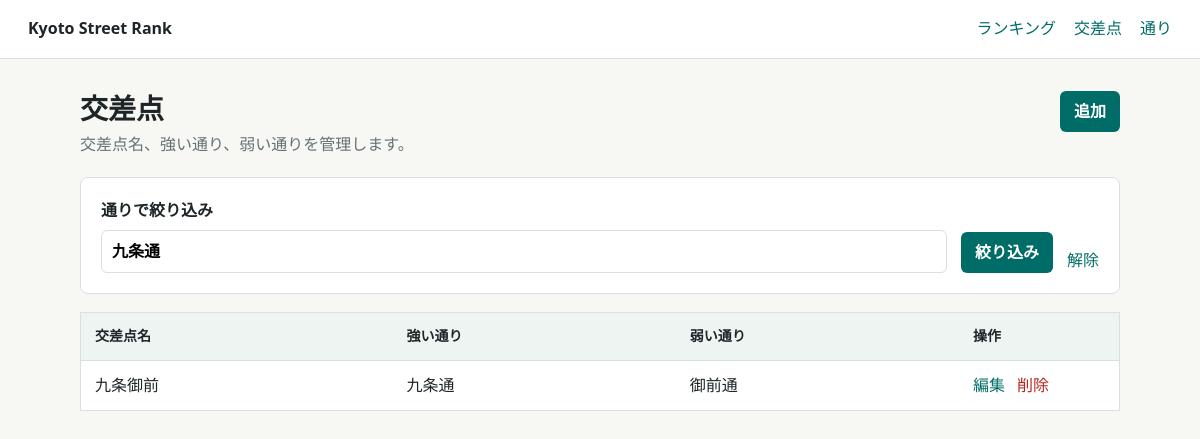
/intersections?street=九条通, run on an earlier commit of the app's database.
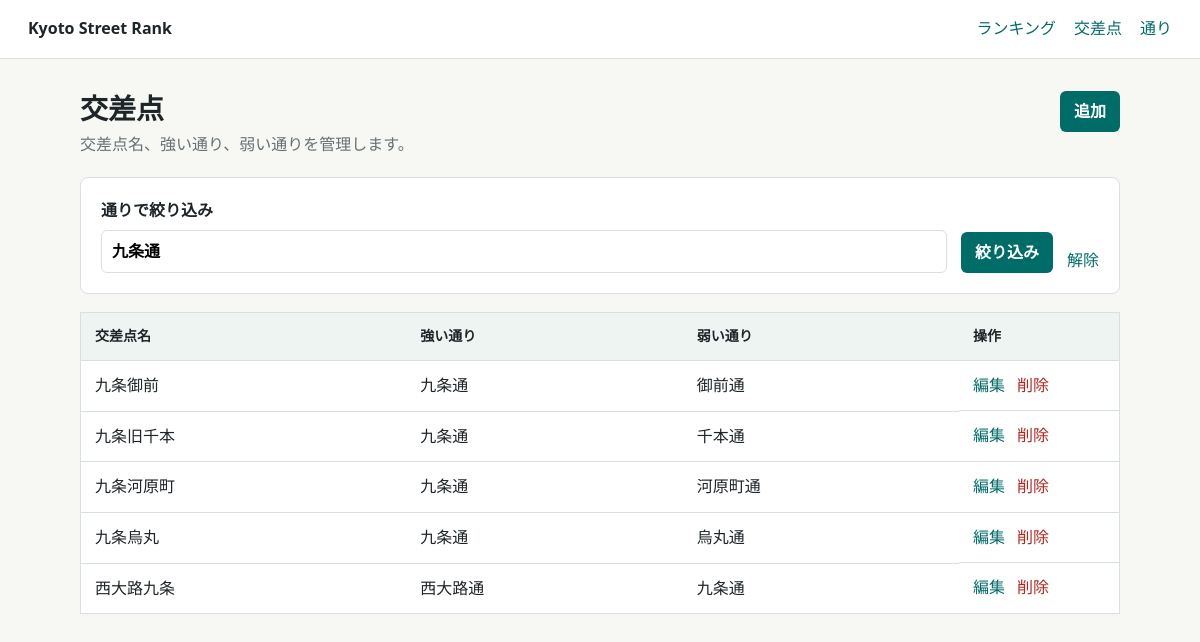
And on a later commit of the database.
### src/models.py (models this page shows)
class Intersection(db.Model):
    __tablename__ = "intersections"
    __table_args__ = (
        UniqueConstraint("name", name="uq_intersections_name"),
        UniqueConstraint("pair_key", name="uq_intersections_pair_key"),
        CheckConstraint("winner_street_id != loser_street_id", name="ck_different_streets"),
    )
    id = db.Column(db.Integer, primary_key=True)
    name = db.Column(db.String(120), nullable=False)
    pair_key = db.Column(db.String(80), nullable=False)
    winner_street_id = db.Column(db.Integer, db.ForeignKey("streets.id"), nullable=False)
    loser_street_id = db.Column(db.Integer, db.ForeignKey("streets.id"), nullable=False)
    winner = db.relationship("Street", foreign_keys=[winner_street_id])
    loser = db.relationship("Street", foreign_keys=[loser_street_id])

class Street(db.Model):
    __tablename__ = "streets"
    id = db.Column(db.Integer, primary_key=True)
    name = db.Column(db.String(120), nullable=False, unique=True)

### src/routes.py (the view)
    @app.route("/intersections")
    def intersections_index():
        selected_street = request.args.get("street", "").strip()
        intersections_query = Intersection.query
        if selected_street:
            winner = aliased(Street)
            loser = aliased(Street)
            intersections_query = (
                intersections_query.join(winner, Intersection.winner)
                .join(loser, Intersection.loser)
                .filter((winner.name == selected_street) | (loser.name == selected_street))
            )
        intersections = intersections_query.order_by(Intersection.name).all()
        return render_template(
            "intersections/index.html",
            intersections=intersections,
            street_names=list_street_names(),
            selected_street=selected_street,
        )

### src/services.py (called while the page is built)
def list_street_names():
    streets = Street.query.order_by(Street.name).all()
    return [street.name for street in streets]

### templates/intersections/index.html (shortened to what this page needs)
{% extends "base.html" %}
{% block content %}
  <div class="page-head">
    <div>
      <h1>交差点</h1>
      <p>交差点名、強い通り、弱い通りを管理します。</p>
    </div>
    <a class="button" href="{{ url_for('intersections_new', street=selected_street) if selected_street else url_for('intersections_new') }}">追加</a>
  </div>
  <form class="filter-bar" method="get">
    <label>
      通りで絞り込み
      <input name="street" list="street-options" value="{{ selected_street }}" placeholder="通り名を選択または入力">
    </label>
    <button class="button" type="submit">絞り込み</button>
    {% if selected_street %}
      <a href="{{ url_for('intersections_index') }}">解除</a>
    {% endif %}
  </form>
  {% if intersections %}
    <table>
      <thead>
        <tr>
          <th>交差点名</th>
          <th>強い通り</th>
          <th>弱い通り</th>
          <th class="actions">操作</th>
        </tr>
      </thead>
      <tbody>
        {% for intersection in intersections %}
          <tr>
            <td>{{ intersection.name }}</td>
            <td>{{ intersection.winner.name }}</td>
            <td>{{ intersection.loser.name }}</td>
            <td class="actions">
              <a href="{{ url_for('intersections_edit', intersection_id=intersection.id, street=selected_street) if selected_street else url_for('intersections_edit', intersection_id=intersection.id) }}">編集</a>
              <form method="post" action="{{ url_for('intersections_delete', intersection_id=intersection.id) }}">
                <button class="link-button" type="submit">削除</button>
              </form>
            </td>
          </tr>
        {% endfor %}
      </tbody>
    </table>
  {% else %}
    <section class="empty">
      <h2>{% if selected_street %}該当する交差点がありません{% else %}交差点がありません{% endif %}</h2>
      <p>{% if selected_street %}別の通りで絞り込むか、フィルタを解除してください。{% else %}交差点を追加すると通りも自動で登録されます。{% endif %}</p>
    </section>
  {% endif %}
{% endblock %}

### templates/base.html (shortened to what this page needs)
<!doctype html>
<html lang="ja">
  <head>
    <link rel="stylesheet" href="{{ url_for('static', filename='style.css') }}">
  </head>
  <body>
    <header class="topbar">
      <a class="brand" href="{{ url_for('ranking') }}">Kyoto Street Rank</a>
      <nav>
        <a href="{{ url_for('ranking') }}">ランキング</a>
        <a href="{{ url_for('intersections_index') }}">交差点</a>
        <a href="{{ url_for('streets_index') }}">通り</a>
      </nav>
    </header>
    <main class="container">
      {% block content %}{% endblock %}
    </main>
  </body>
</html>

### static/style.css (style rules this page uses)
:root { color-scheme: light; --text: #1e2528; --muted: #657175; --line: #d9e0e2; --bg: #f7f8f4; --surface: #ffffff; --accent: #006c67; --accent-dark: #004f4b; --danger: #b3261e; }
* { box-sizing: border-box; }
body { margin: 0; background: var(--bg); color: var(--text); font-family: system-ui, -apple-system, BlinkMacSystemFont, "Segoe UI", sans-serif; line-height: 1.6; }
a { color: var(--accent); text-decoration: none; }
.topbar { display: flex; align-items: center; justify-content: space-between; gap: 24px; padding: 16px 28px; background: var(--surface); border-bottom: 1px solid var(--line); }
.brand { color: var(--text); font-weight: 700; }
nav { display: flex; gap: 18px; }
.container { width: min(1040px, calc(100% - 32px)); margin: 32px auto; }
.page-head { display: flex; align-items: flex-start; justify-content: space-between; gap: 24px; margin-bottom: 20px; }
h1 { margin: 0; font-size: 28px; line-height: 1.25; }
p { margin: 6px 0 0; color: var(--muted); }
.button, button { display: inline-flex; align-items: center; justify-content: center; min-height: 40px; padding: 8px 14px; border: 0; border-radius: 6px; background: var(--accent); color: #fff; font: inherit; font-weight: 700; cursor: pointer; }
table { width: 100%; border-collapse: collapse; background: var(--surface); border: 1px solid var(--line); }
th, td { padding: 12px 14px; border-bottom: 1px solid var(--line); text-align: left; }
th { background: #eef4f2; font-size: 14px; }
tr:last-child td { border-bottom: 0; }
.actions { width: 160px; white-space: nowrap; }
td.actions { display: flex; gap: 12px; align-items: center; }
td.actions form { margin: 0; }
.link-button { min-height: auto; padding: 0; background: transparent; color: var(--danger); font-weight: 400; }
.panel, .empty, .filter-bar { background: var(--surface); border: 1px solid var(--line); border-radius: 8px; padding: 20px; }
.filter-bar { display: grid; grid-template-columns: minmax(240px, 1fr) auto auto; align-items: end; gap: 14px; margin-bottom: 18px; }
label { display: grid; gap: 6px; font-weight: 700; }
input { width: 100%; min-height: 42px; padding: 8px 10px; border: 1px solid var(--line); border-radius: 6px; font: inherit; }

What changed in the data, as far as the page shows it:
added Intersection: name "九条旧千本", winner.name "九条通", loser.name "千本通"
added Intersection: name "九条河原町", winner.name "九条通", loser.name "河原町通"
added Intersection: name "九条烏丸", winner.name "九条通", loser.name "烏丸通"
added Intersection: name "西大路九条", winner.name "西大路通", loser.name "九条通"
